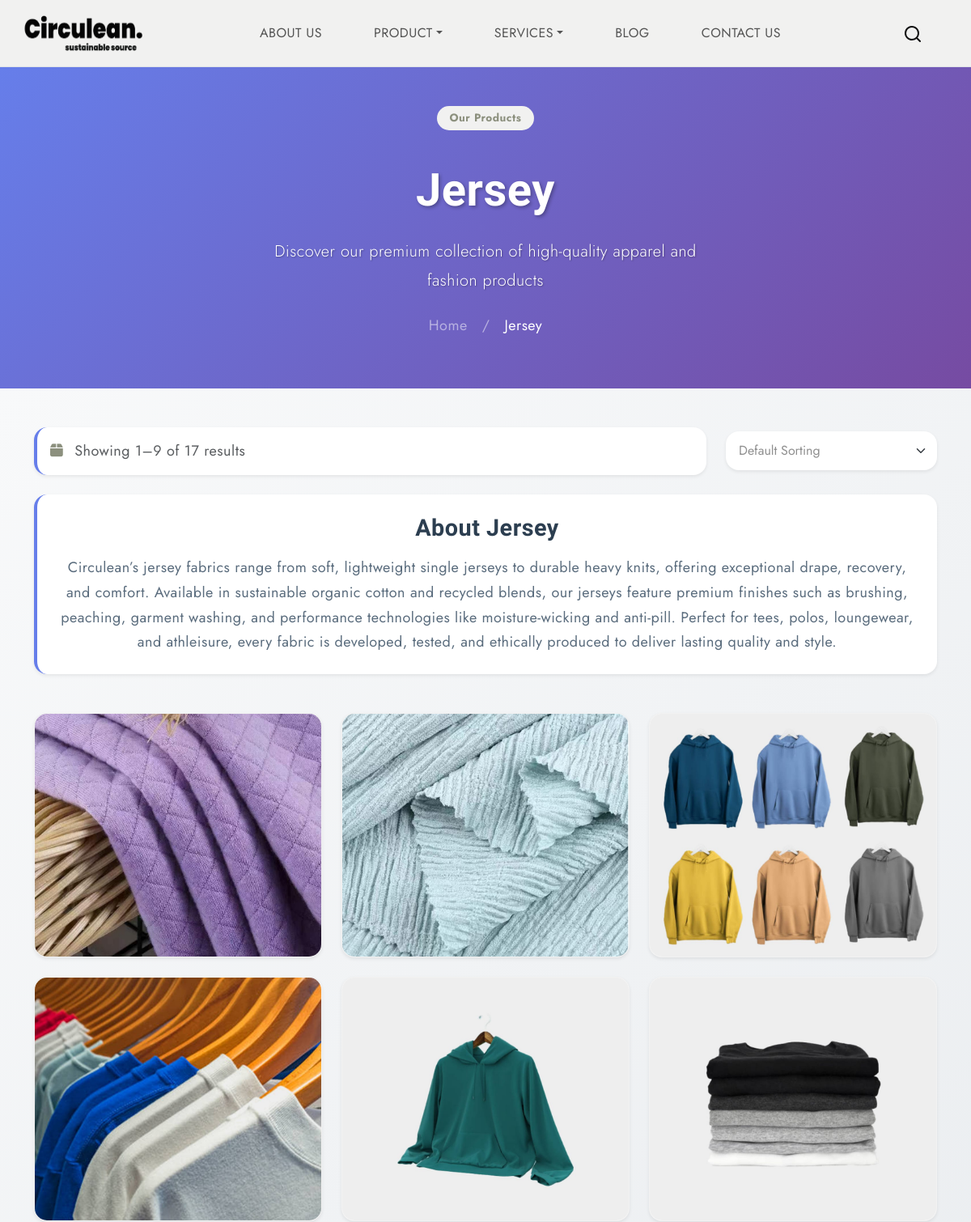
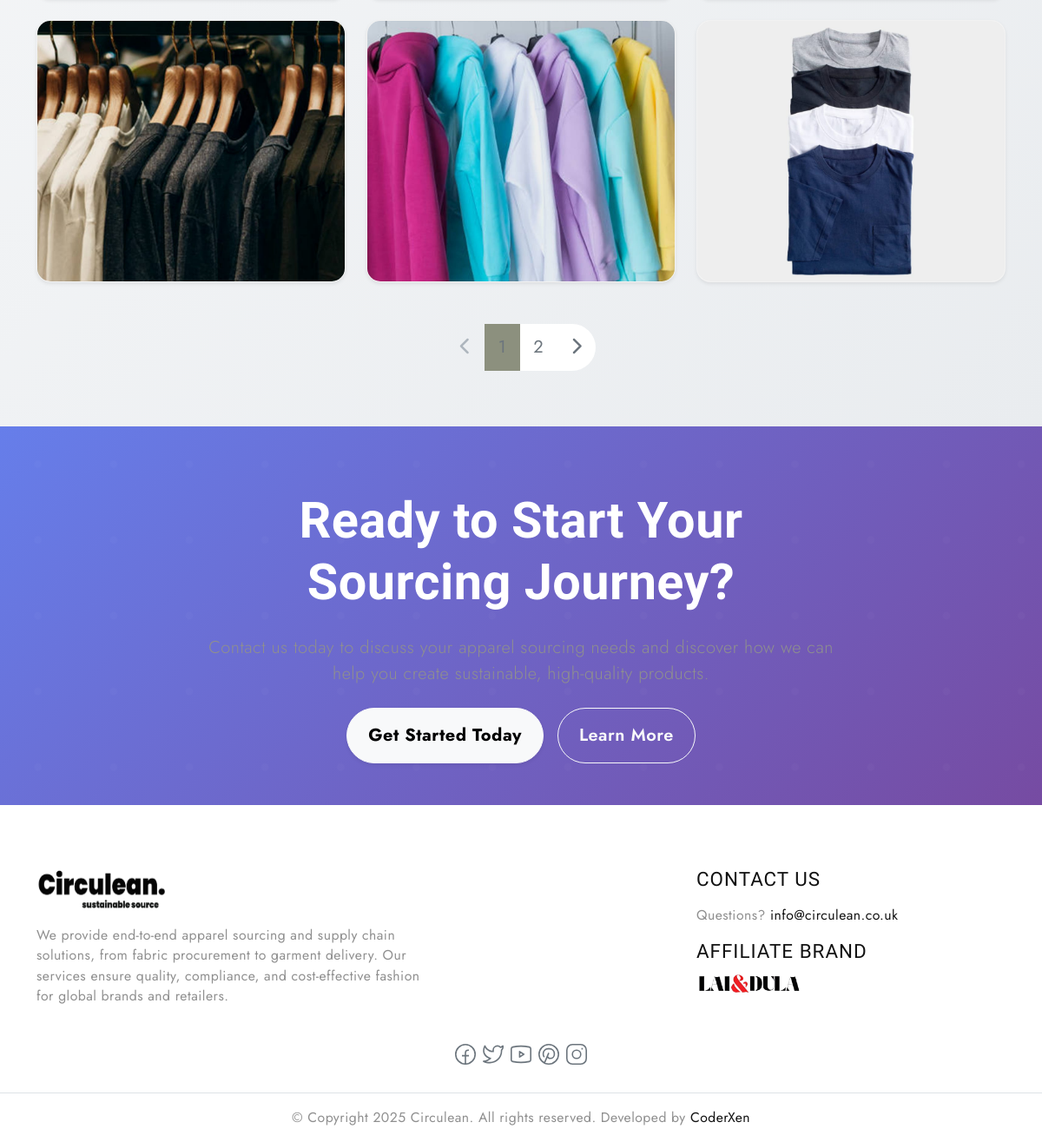
The app's page /product/jersey/ with its own data (2 pictures, top to bottom).
### home/models.py (models this page shows, shortened)
class Category(models.Model):
    name = models.CharField(max_length=100, blank=True, null=True)
    slug = models.SlugField(max_length=100, blank=True, null=True)
    description = models.TextField(blank=True)
    image = models.ImageField(upload_to='category/', blank=True, null=True)
    sl = models.IntegerField(default=0)
    created_at = models.DateTimeField(auto_now_add=True)
    def __str__(self):
        return self.name

### home/views.py (the view)
# urls.py: path('product/<slug:slug>/', views.product, name='product'),
def product(request, slug):
    try:
        if slug == 'all':
            products = Product.objects.all().order_by('-id')
            category_name = 'All'
        else:
            category = Category.objects.get(slug=slug)
            products = Product.objects.filter(category=category).order_by('-id')
        paginator = Paginator(products, 9)  # Show 9 products per page
        page_number = request.GET.get('page')
        page_obj = paginator.get_page(page_number)
        return render(request, 'product.html', {
            'products': page_obj,
            'category': category
        })
    except:
        messages.error(request, 'Category not found.')
        return redirect('/')

### home/context_processors.py (called while the page is built)
def all_u_categories(request):
    category_u_list = Category.objects.all().order_by('sl')
    return {
        'category_u_list': category_u_list
    }

### templates/product.html (shortened to what this page needs)
{% extends 'base.html' %}
{% load static %}
{% block content %}
<section class="hero-section py-5 position-relative" style="background: linear-gradient(135deg, #667eea 0%, #764ba2 100%); min-height: 300px;">
  <div class="overlay" style="position: absolute; top: 0; left: 0; width: 100%; height: 100%; background: linear-gradient(135deg, rgba(102, 126, 234, 0.9) 0%, rgba(118, 75, 162, 0.9) 100%);"></div>
  <div class="container position-relative d-flex align-items-center justify-content-center h-100">
    <div class="row justify-content-center">
      <div class="col-lg-10 text-center">
        <div class="section-badge mb-3" data-aos="fade-up">
          <span class="badge bg-light text-primary px-3 py-2 rounded-pill">Our Products</span>
        </div>
        <h1 class="text-white display-4 fw-bold mb-4" data-aos="fade-up" data-aos-delay="200" style="text-shadow: 2px 2px 4px rgba(0,0,0,0.3);">{{category}}</h1>
        <p class="text-white lead fs-5" data-aos="fade-up" data-aos-delay="400" style="text-shadow: 1px 1px 2px rgba(0,0,0,0.3); line-height: 1.8;">Discover our premium collection of high-quality apparel and fashion products</p>
        <nav class="breadcrumb justify-content-center mt-4" data-aos="fade-up" data-aos-delay="600">
          <a class="breadcrumb-item text-white-50" href="/">Home</a>
          <span class="breadcrumb-item active text-white" aria-current="page">{{category.name}}</span>
        </nav>
      </div>
    </div>
  </div>
</section>
<section class="product-section py-5" style="background: linear-gradient(135deg, #f8f9fa 0%, #e9ecef 100%);">
  <div class="container">
    <div class="row align-items-center mb-4" data-aos="fade-up">
      <div class="col-md-9">
        <div class="product-stats bg-white rounded-3 p-3 shadow-sm">
          <span class="text-muted">
            <i class="fas fa-box me-2 text-primary"></i>
            Showing {{ products.start_index }}–{{ products.end_index }} of {{ products.paginator.count }} results
          </span>
        </div>
      </div>
      <div class="col-md-3">
        <div class="filter-select">
          <select class="form-select border-0 bg-white rounded-3 shadow-sm" aria-label="Sort products">
            <option selected="">Default Sorting</option>
          </select>
        </div>
      </div>
    </div>
    {% if category.description %}
    <div class="row mb-5" data-aos="fade-up" data-aos-delay="200">
      <div class="col-12">
        <div class="category-description bg-white rounded-3 p-4 shadow-sm">
          <div class="text-center">
            <h4 class="fw-bold mb-3" style="color: #2c3e50;">About {{category.name}}</h4>
            <div class="description-content" style="color: #5a6c7d; line-height: 1.7;">
              {{ category.description|safe }}
            </div>
          </div>
        </div>
      </div>
    </div>
    {% endif %}
    <div class="row g-4">
      {% for product in products %}
      <div class="col-lg-4 col-md-6" data-aos="fade-up" data-aos-delay="{{ forloop.counter0|add:1 }}00">
        <div class="product-card bg-white rounded-3 shadow-sm overflow-hidden h-100" style="transition: transform 0.3s, box-shadow 0.3s;">
          <div class="product-image-container position-relative" style="height: 300px; overflow: hidden;">
            <a href="#">
            </a>
          </div>
        </div>
      </div>
      {% endfor %}
    </div>
    {% if products.has_other_pages %}
    <nav aria-label="Page navigation" class="d-flex justify-content-center mt-5" data-aos="fade-up">
      <ul class="pagination pagination-lg">
        {% if products.has_previous %}
        <li class="page-item">
          <a class="page-link rounded-start-pill" href="?page={{ products.previous_page_number }}" aria-label="Previous">
            <i class="fas fa-chevron-left"></i>
          </a>
        </li>
        {% else %}
        <li class="page-item disabled">
          <span class="page-link rounded-start-pill">
            <i class="fas fa-chevron-left"></i>
          </span>
        </li>
        {% endif %}
        {% for num in products.paginator.page_range %}
          {% if products.number == num %}
            <li class="page-item active" aria-current="page">
              <span class="page-link bg-primary border-primary">{{ num }}</span>
            </li>
          {% elif num > products.number|add:'-3' and num < products.number|add:'3' %}
            <li class="page-item">
              <a class="page-link" href="?page={{ num }}">{{ num }}</a>
            </li>
          {% endif %}
        {% endfor %}
        {% if products.has_next %}
        <li class="page-item">
          <a class="page-link rounded-end-pill" href="?page={{ products.next_page_number }}" aria-label="Next">
            <i class="fas fa-chevron-right"></i>
          </a>
        </li>
        {% else %}
        <li class="page-item disabled">
          <span class="page-link rounded-end-pill">
            <i class="fas fa-chevron-right"></i>
          </span>
        </li>
        {% endif %}
      </ul>
    </nav>
    {% endif %}
  </div>
</section>
<section class="cta-section py-5" style="background: linear-gradient(135deg, #667eea 0%, #764ba2 100%);">
  <div class="container">
    <div class="row justify-content-center text-center">
      <div class="col-lg-8" data-aos="fade-up">
        <h2 class="text-white fw-bold mb-4">Ready to Start Your Sourcing Journey?</h2>
        <p class="text-white-75 lead mb-4">Contact us today to discuss your apparel sourcing needs and discover how we can help you create sustainable, high-quality products.</p>
        <div class="d-flex justify-content-center gap-3 flex-wrap">
          <a href="/contact/" class="btn btn-light btn-lg px-4 py-3 rounded-pill shadow-sm fw-bold">Get Started Today</a>
          <a href="/merchandise-sourcing/" class="btn btn-outline-light btn-lg px-4 py-3 rounded-pill">Learn More</a>
        </div>
      </div>
    </div>
  </div>
</section>
{% endblock %}

### static/style.css (style rules this page uses)
body { --heading-font: "Marcellus", Roboto, sans-serif; --heading-font-weight: 400; --heading-color: #111; --heading-line-height: 1.24; --swiper-theme-color: #8C907E; --bs-body-font-family: "Jost", Roboto, sans-serif; --bs-body-font-size: 18px; --bs-body-font-weight: 400; --bs-body-line-height: 1.5; --bs-body-color: #8f8f8f; --bs-body-color-rgb: 143, 143, 143; --bs-primary: #8C907E; --bs-secondary: #6c757d; --bs-black: #111; --bs-light: #F1F1F0; --bs-dark: #212529; --bs-gray: #9aa1a7; --bs-gray-dark: #51565b; --bs-primary-rgb: 140, 144, 126; --bs-secondary-rgb: 108, 117, 125; --bs-black-rgb: 17, 17, 17; --bs-light-rgb: 241, 241, 240; --bs-dark-rgb: 33, 37, 41; --bs-link-color: #111; --bs-link-color-rgb: 17, 17, 17; --bs-link-decoration: underline; --bs-link-hover-color: #111; --bs-link-hover-color-rgb: 17, 17, 17; }
body { letter-spacing: 0.03rem; }
h1, .h1, h2, .h2, h3, .h3, h4, .h4, h5, .h5, h6, .h6 { font-family: var(--heading-font); font-weight: var(--heading-font-weight); color: var(--heading-color); line-height: var(--heading-line-height); }
h1, h2, h3 { margin: 25px 0; }
h1, .h1 { font-size: 4.5rem; }
h2, .h2 { font-size: 3.6rem; }
h4, .h4 { font-size: 1.8rem; }
a { text-decoration: none; }
.btn { --bs-btn-border-radius: 0; }
.pagination { --bs-pagination-active-bg: var(--bs-black); --bs-pagination-border-width: 0; --bs-pagination-border-radius: 0; }
.breadcrumb { --bs-breadcrumb-item-padding-x: 1em; }
.text-white { --heading-color: var(--bs-light); --bs-breadcrumb-item-active-color: var(--bs-light); --bs-breadcrumb-divider-color: var(--bs-light); --bs-link-color-rgb: var(--bs-light-rgb); --bs-link-hover-color-rgb: var(--bs-light-rgb); }

### templates/product.html (style rules this page uses)
.section-badge { display: inline-block; }
.product-card { transition: transform 0.3s, box-shadow 0.3s; border: 1px solid rgba(0,0,0,0.05); }
.pagination .page-link { border: none; color: #6c757d; padding: 0.75rem 1rem; transition: all 0.3s; }
.pagination .page-item.active .page-link { background-color: #667eea; border-color: #667eea; }
.pagination .page-item.disabled .page-link { color: #adb5bd; background-color: transparent; }
.btn { transition: all 0.3s; font-weight: 600; }
.form-select { border: 2px solid #e9ecef; padding: 0.75rem 1rem; font-size: 1rem; transition: all 0.3s; }
.hero-section { position: relative; overflow: hidden; }
.hero-section::before { content: ''; position: absolute; top: 0; left: 0; right: 0; bottom: 0; opacity: 0.3; }
.breadcrumb-item + .breadcrumb-item::before { color: rgba(255,255,255,0.5); }
.rounded-3 { border-radius: 1rem !important; }
.shadow-sm { box-shadow: 0 0.125rem 0.25rem rgba(0, 0, 0, 0.075) !important; }
.product-card { animation: fadeInUp 0.6s ease-out; }
.cta-section { position: relative; overflow: hidden; }
.cta-section::before { content: ''; position: absolute; top: 0; left: 0; right: 0; bottom: 0; opacity: 0.2; }
.cta-section .container { position: relative; z-index: 1; }
.product-stats { border-left: 4px solid #667eea; }
.category-description { border-left: 4px solid #667eea; }

### records on screen
Category: name "Jersey", description "Circulean’s jersey fabrics range from soft, lightweight single jerseys to durable heavy knits, offering exceptional drape, recovery, and comfort. Available in sustainable organic cotton and recycled blends, our jerseys feature premium finishes such as brushing, peaching, garment washing, and performance technologies like moisture-wicking and anti-pill. Perfect for tees, polos, loungewear, and athleisure, every fabric is developed, tested, and ethically produced to deliver lasting quality and style."

### other values on screen
{{ products.start_index }} "1"
{{ products.end_index }} "9"
{{ products.paginator.count }} "17"
{{ num }} "1"
{{ num }} "2"
